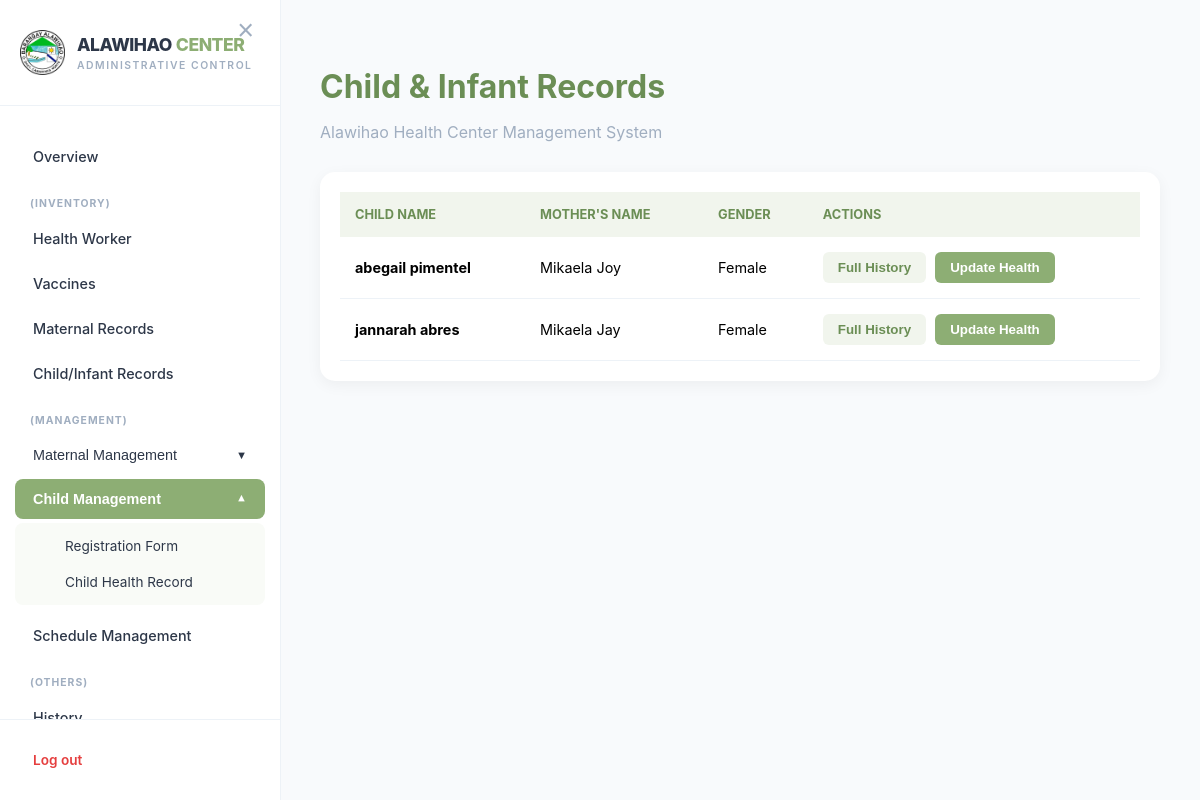
/admin/admin_child_hr.php (signed in), run on the app's committed database.
### tables this page shows
CREATE TABLE `children` (
  `id` int(11) NOT NULL,
  `user_id` int(11) NOT NULL,
  `child_name` varchar(255) NOT NULL,
  `mother_name` varchar(255) NOT NULL,
  `father_name` varchar(150) DEFAULT NULL,
  `gender` enum('Male','Female') NOT NULL,
  `birth_date` date NOT NULL,
  `weight_kg` decimal(5,2) DEFAULT NULL,
  `height_cm` decimal(5,2) DEFAULT NULL,
  `weight` float NOT NULL,
  `blood_type` varchar(10) DEFAULT NULL,
  `place_of_birth` varchar(255) NOT NULL,
  `family_no` varchar(50) DEFAULT NULL,
  `address` text DEFAULT NULL,
  `barangay` varchar(100) DEFAULT NULL,
  `health_center` varchar(100) DEFAULT NULL,
  `created_at` timestamp NOT NULL DEFAULT current_timestamp(),
  `status` enum('Pending','Approved') DEFAULT 'Pending',
  `vaccination_status` varchar(20) DEFAULT 'None',
  `vaccine_taken` text DEFAULT NULL,
  `administered_by` varchar(255) DEFAULT NULL,
  `family_serial` varchar(50) DEFAULT NULL,
  `birth_height` varchar(20) DEFAULT NULL,
  `immunization_records` text DEFAULT NULL
);

### admin/admin_child_hr.php (the view, shortened to what this page needs)
<?php
include '../db_connect.php';
$query = "SELECT * FROM children ORDER BY child_name ASC";
$result = mysqli_query($conn, $query);
$history_query = mysqli_query($conn, "SELECT * FROM infant_records ORDER BY vaccine_date DESC, created_at DESC");
$child_history_map = [];
$child_vaccines_map = [];
while ($row_hist = mysqli_fetch_assoc($history_query)) {
    $cid = $row_hist['child_id'];
    $vac = trim($row_hist['vaccine_taken']);
    if (!isset($child_history_map[$cid])) {
        $child_history_map[$cid] = [];
    }
    $child_history_map[$cid][] = $row_hist;
    if (!empty($vac)) {
        if (!isset($child_vaccines_map[$cid])) {
            $child_vaccines_map[$cid] = [];
        }
        if (!in_array($vac, $child_vaccines_map[$cid])) {
            $child_vaccines_map[$cid][] = $vac;
        }
    }
}
?>
<!DOCTYPE html>
<html lang="en">
<head>
    <link rel="stylesheet" href="">
</head>
<body>
<div id="main">
    <div class="header-section">
        <button onclick="toggleSidebar()" style="background:none; border:none; font-size:24px; cursor:pointer; color:var(--dark-sage); margin-bottom:10px;"></button>
        <h1>Child & Infant Records</h1>
        <p style="color: #A0AEC0;">Alawihao Health Center Management System</p>
    </div>
    <div class="table-container">
        <table>
            <thead>
                <tr>
                    <th>Child Name</th>
                    <th>Mother's Name</th>
                    <th>Gender</th>
                    <th>Actions</th>
                </tr>
            </thead>
            <tbody>
                <?php while($row = mysqli_fetch_assoc($result)): ?>
                    <?php
                        $c_id = $row['id'];
                        $taken_list = isset($child_vaccines_map[$c_id]) ? $child_vaccines_map[$c_id] : [];
                        $history_list = isset($child_history_map[$c_id]) ? $child_history_map[$c_id] : [];
                    ?>
                <tr>
                    <td><strong><?php echo htmlspecialchars($row['child_name']); ?></strong></td>
                    <td><?php echo htmlspecialchars($row['mother_name']); ?></td>
                    <td><?php echo $row['gender']; ?></td>
                    <td>
                        <button class="btn btn-view" onclick='openHistoryModal(<?php echo json_encode($row); ?>, <?php echo json_encode($history_list); ?>)'>Full History</button>
                        <button class="btn btn-edit" onclick="openEditModal('<?php echo $c_id; ?>', '<?php echo htmlspecialchars($row['child_name'], ENT_QUOTES); ?>', <?php echo htmlspecialchars(json_encode($taken_list), ENT_QUOTES); ?>)">Update Health</button>
                    </td>
                </tr>
                <?php endwhile; ?>
            </tbody>
        </table>
    </div>
</div>
</body>
</html>

### admin/admin_child_hr.php (style rules this page uses)
:root { --sage: #8DAE74; --dark-sage: #6B8E55; --soft-sage: #F1F5ED; --text-main: #2D3748; --sidebar-width: 280px; --transition: all 0.3s ease-in-out; }
body { font-family: 'Inter', sans-serif; background-color: #F8FAFC; margin: 0; display: flex; }
#main { flex-grow: 1; padding: 40px; transition: var(--transition); margin-left: 0; }
.header-section { margin-bottom: 30px; }
.header-section h1 { color: var(--dark-sage); margin: 0; }
.table-container { background: white; padding: 20px; border-radius: 15px; box-shadow: 0 4px 15px rgba(0,0,0,0.05); }
table { width: 100%; border-collapse: collapse; }
th { text-align: left; padding: 15px; background: var(--soft-sage); color: var(--dark-sage); font-size: 0.8rem; text-transform: uppercase; }
td { padding: 15px; border-bottom: 1px solid #EDF2F7; font-size: 0.9rem; }
.btn { padding: 8px 15px; border-radius: 6px; border: none; cursor: pointer; font-weight: 600; transition: 0.2s; text-decoration: none; display: inline-block; }
.btn-view { background: var(--soft-sage); color: var(--dark-sage); margin-right: 5px; }
.btn-edit { background: var(--sage); color: white; }

### admin/super_admin_sidebar.php (style rules this page uses)
:root { --sage: #8DAE74; --dark-sage: #6B8E55; --soft-sage: #F1F5ED; --pure-white: #FFFFFF; --text-main: #2D3748; --text-muted: #A0AEC0; --sidebar-width: 280px; --border-color: #EDF2F7; --transition: all 0.3s ease-in-out; }
.main-content, #main { margin-left: var(--sidebar-width); transition: margin-left 0.3s ease-in-out; }

### data on the page
children: child_name "abegail pimentel", mother_name "Mikaela Joy", gender "Female"
children: child_name "jannarah abres", mother_name "Mikaela Jay", gender "Female"
